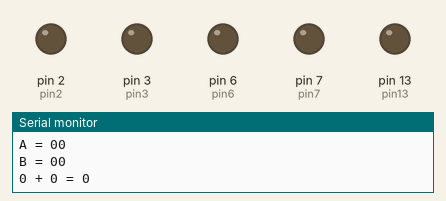
This sketch was run on a simulated Arduino Uno, built with avr-gcc and run on an emulated ATmega328P. Shown: output pins drawn as LEDs (lit = HIGH), the last lines printed to the serial monitor.

Above: at 0.1 s.
At 4.1 s:
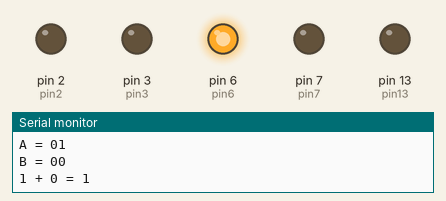
At 8.1 s:
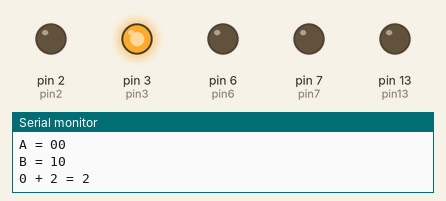
At 18.1 s:
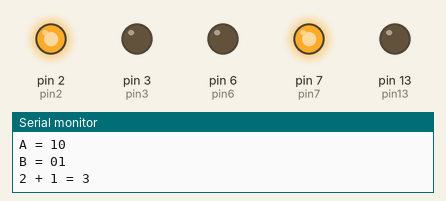
At 28.1 s:
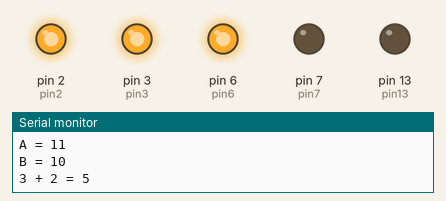
At 38.1 s:
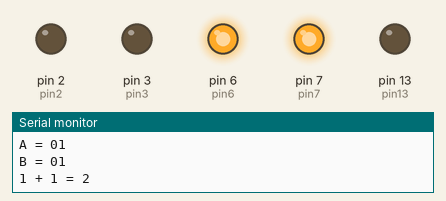
Timing chart, 0 to 39.6 s (numbered marks = the images above):
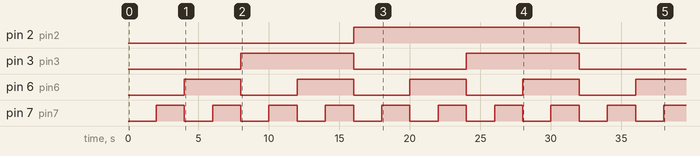

The sketch:

code.ino
```cpp
// Made by Elliott and Aimar
// Made May 2026
// Goes through the truth table for a 2 bit adder

// pin 7 = B bit one
// pin 6 = A bit one
// pin 13 = carry in
// 1's
int pin7 = 7;
int pin6 = 6;
int pin13 = 13;
// 2's
int pin2 = 2;
int pin3 = 3;


void setup() {
    // put your setup code here, to run once:
    Serial.begin(9600);
    // 1's
    pinMode(pin7, OUTPUT);
    pinMode(pin6, OUTPUT);
    // carry/subtract
    pinMode(pin13, OUTPUT);
    // 2's
    pinMode(pin2, OUTPUT);
    pinMode(pin3, OUTPUT);
}


void loop() {
    // put your main code here, to run repeatedly:
    digitalWrite(pin7, LOW);
    digitalWrite(pin6, LOW);
    digitalWrite(pin13, LOW);
    digitalWrite(pin2, LOW);
    digitalWrite(pin3, LOW);
    const int onesColom = 1;
    const int twosColom = 2;
    const int fourssColom = 4;
    const int eightsColom = 8;
    int aOne = 0;
    int aTwo = 0;
    int bOne = 0;
    int bTwo = 0;
    int cIn = 0;

    int aOneDesamal = 0;
    int bOneDesamal = 0;
    int aTwoDesamal = 0;
    int bTwoDesamal = 0;

    for (aTwo = 0; aTwo < 2; aTwo++) {
      for (bTwo = 0; bTwo < 2; bTwo++) {
          for (aOne = 0; aOne < 2; aOne++) {
              for (bOne = 0; bOne < 2; bOne++) {
                  digitalWrite(pin13, cIn);
                  digitalWrite(pin6, aOne);
                  digitalWrite(pin7, bOne);
                  digitalWrite(pin2, aTwo);
                  digitalWrite(pin3, bTwo);
                  Serial.print ("CIn = " + String(cIn) + "\n");
                  Serial.print ("A = " + String(aTwo) + String(aOne) + "\n");
                  Serial.print ("B = " + String(bTwo) + String(bOne) + "\n");
                  if (aOne == 1) {
                      aOneDesamal = onesColom;
                  }
                  if (bOne == 1) {
                      bOneDesamal = onesColom;
                  }
                  if (aTwo == 1) {
                      aTwoDesamal = twosColom;
                  }
                  if (bTwo == 1) {
                      bTwoDesamal = twosColom;
                  }
                  Serial.print (String(aOneDesamal + aTwoDesamal) + " + " + String(bOneDesamal +bTwoDesamal) + " = " + String(aTwoDesamal + aOneDesamal + bTwoDesamal + bOneDesamal + cIn) + "\n\n");
                  delay(2000);
                  aOneDesamal = 0;
                  aTwoDesamal = 0;
                  bOneDesamal = 0;
                  bTwoDesamal = 0;
              }
          }
      }
  }
}
```

Measured:
- by itself, pin 2 (pin2): LOW → HIGH at 16.0 s, → LOW 16.0 s later
- by itself, pin 3 (pin3): alternates HIGH for 8.0 s and LOW for 8.0 s
- by itself, pin 6 (pin6): alternates HIGH for 4.0 s and LOW for 4.0 s
- by itself, pin 7 (pin7): alternates HIGH for 2.0 s and LOW for 2.0 s
